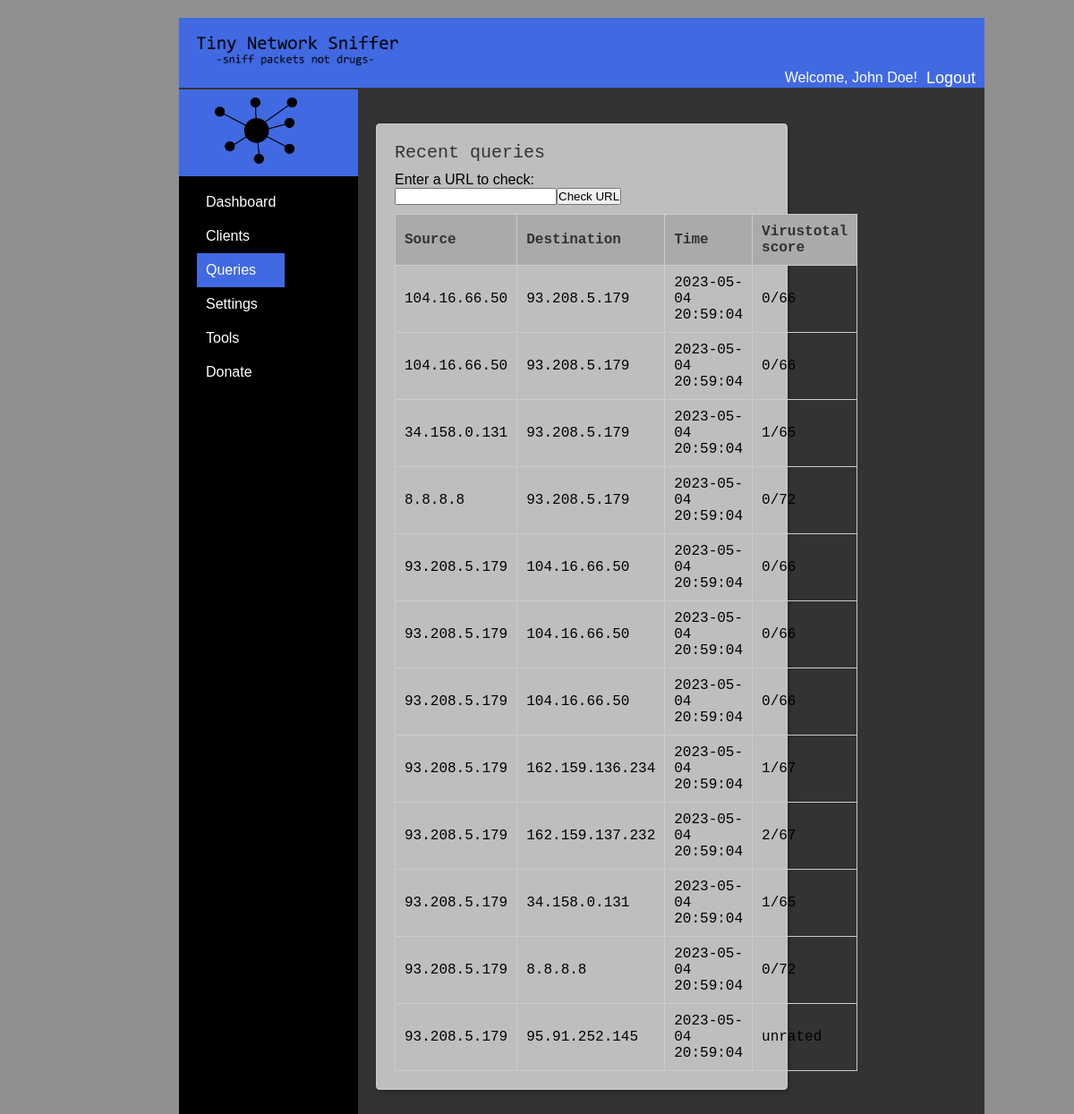
The page /queries (signed in) on the database as committed earlier.
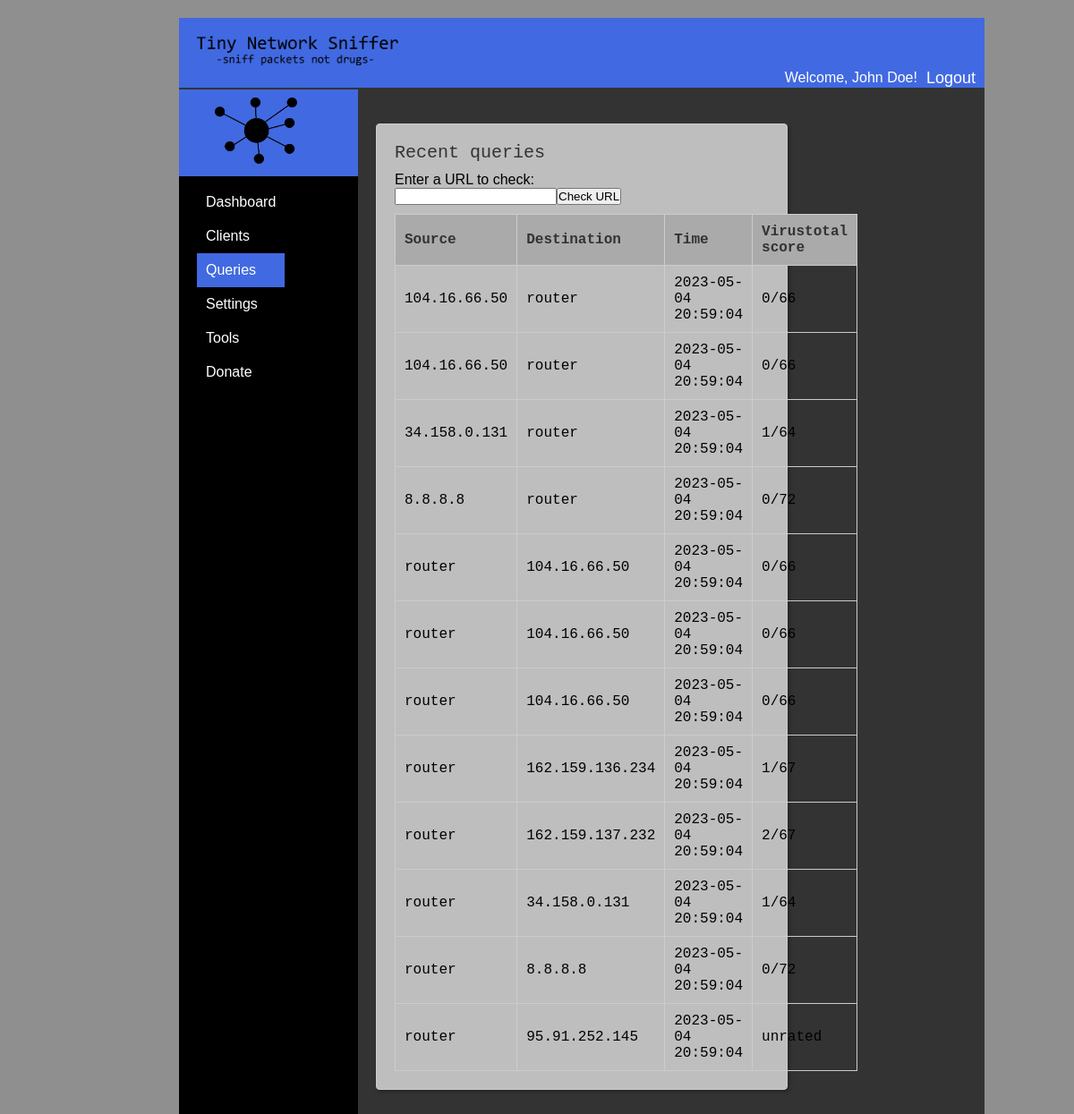
The same page on the database as committed later.
### tables this page shows
CREATE TABLE dns_queries
    (id INTEGER PRIMARY KEY AUTOINCREMENT,
     timestamp TEXT,
     source_ip TEXT,
     destination_ip TEXT,
     protocol TEXT,
     dns_query TEXT,
     vt_score TEXT,
     vt_lastcheck TEXT);

### flask_webserver.py (the view)
@app.route("/queries")
def queries():
    if "username" in session:
        conn = sqlite3.connect("database.db")
        c = conn.cursor()
        c.execute(
            "SELECT source_ip, destination_ip, timestamp, vt_score FROM dns_queries LIMIT 20"
        )
        rows = c.fetchall()
        print(rows)
        conn.close()
        return render_template("queries.html", rows=rows)
    else:
        return redirect(url_for("login"))

### templates/queries.html (shortened to what this page needs)
<!DOCTYPE html>
<html>
<head>
	<link rel="stylesheet" type="text/css" href="../static/css/home.css">
</head>
<body>
	<div class="container">
		<div class="sidebar">
			<div class="logo">
				<img src="../static/img/Logoohnetext.png" class="logo">
			</div>
			<ul>
				<li><a href="home">Dashboard</a></li>
				<li><a href="clients">Clients</a></li>
				<li class="active"><a href="#">Queries</a></li>
				<li><a href="settings">Settings</a></li>
				<li><a href="#">Tools</a></li>
				<li><a href="#">Donate</a></li>
			</ul>
		</div>
		<div class="header">
			<img src="../static/img/textonly.png" width=25% >
			<div class="user-info">
				<p>Welcome, John Doe!</p>
				<a class="loggoutbtn" onclick="logout()">Logout</a>
			</div>
		</div>
		<div class="main-content">
			<div class="dashboard">
				<div class="dashboard-item">
					<h2>Recent queries</h2>
					<table>
						<thead>
							<tr>
								<th>Source</th>
								<th>Destination</th>
								<th>Time</th>
								<th>Virustotal score</th>
							</tr>
						</thead>
						<tbody>
							{% for row in rows %}
							<tr>
								<td>{{ row[0] }}</td>
								<td>{{ row[1] }}</td>
								<td>{{ row[2] }}</td>
								<td>{{ row[3] }}</td>
							</tr>
							{% endfor %}
							    <p>Enter a URL to check:</p>
								<input type="text" id="url-input">
								<button id="check-button">Check URL</button>
						</tbody>
					</table>
				</div>
			</div>
		</div>
	</div>
</body>
</html>

### static/css/home.css (style rules this page uses)
* { box-sizing: border-box; margin: 0; padding: 0; }
body { font-family: Arial, sans-serif; background-color: #1d1d1d7e; }
.loggoutbtn { font-size: 18px; border: none; color: white; background-color: #4169E1; cursor:pointer; }
.sidebar { background-color: #000000; color: #fff; height: 100%; position: fixed; top: 0; width: 200px; padding-left: 20px; display: flex; flex-direction: column; align-items: flex-start; justify-content: flex-start; top: 100px; left: 200px; }
.sidebar li { padding: 10px; }
.logo { margin-left: -20px; margin-bottom: 10px; text-align: center; background-color: #4169E1; }
.logo img { width: 50%; display: inline-block; }
ul { list-style: none; margin: 0; padding: 0; }
li { padding: 10px 20px; }
li.active { background-color: #4169E1; }
a { color: #fff; text-decoration: none; }
.main-content { padding-top: 200px; margin-left: 200px; padding: 20px; background-color: #333; margin-right: 100px; }
.header { background-color: #4169E1; color: #fff; padding: 0px; flex-grow: 1; margin-top: 20px; margin-left: 200px; margin-right: 100px; }
.header img { margin-left: 20px; margin-top: 20px; }
.user-info { display: flex; align-items: center; justify-content: flex-end; background-color: #4169E1; }
.user-info p { margin-right: 10px; }
.user-info a { margin-right: 10px; }
.dashboard { justify-content: space-between; display: flex; flex-wrap: wrap; margin-top: 20px; gap: 20px; padding-left: 200px; padding-right: 200px; }
.dashboard-item { flex: 1 1 300px; background-color: #bebebe; border: 1px solid #ccc; border-radius: 4px; box-shadow: 2px 2px 4px rgba(0, 0, 0, 0.3); margin-bottom: 20px; padding: 20px; width: calc(50% - 10px); }
.dashboard-item h2 { font-family: "Consolas", monospace; font-size: 20px; font-weight: normal; margin-bottom: 10px; color: #333; }
.dashboard-item table { border-collapse: collapse; margin-top: 10px; width: 100%; }
.dashboard-item table th, .dashboard-item table td { font-family: "Consolas", monospace; border: 1px solid #ccc; padding: 10px; text-align: left; }
.dashboard-item table th { background-color: rgb(170, 170, 170); color: #333; }

Rows that differ between the two databases and show on the page:
removed dns_queries: source_ip "104.16.66.50", destination_ip "93.208.5.179", timestamp "2023-05-04 20:59:04", vt_score "0/66"
removed dns_queries: source_ip "104.16.66.50", destination_ip "93.208.5.179", timestamp "2023-05-04 20:59:04", vt_score "0/66"
removed dns_queries: source_ip "34.158.0.131", destination_ip "93.208.5.179", timestamp "2023-05-04 20:59:04", vt_score "1/65"
removed dns_queries: source_ip "8.8.8.8", destination_ip "93.208.5.179", timestamp "2023-05-04 20:59:04", vt_score "0/72"
removed dns_queries: source_ip "93.208.5.179", destination_ip "104.16.66.50", timestamp "2023-05-04 20:59:04", vt_score "0/66"
removed dns_queries: source_ip "93.208.5.179", destination_ip "104.16.66.50", timestamp "2023-05-04 20:59:04", vt_score "0/66"
removed dns_queries: source_ip "93.208.5.179", destination_ip "104.16.66.50", timestamp "2023-05-04 20:59:04", vt_score "0/66"
removed dns_queries: source_ip "93.208.5.179", destination_ip "162.159.136.234", timestamp "2023-05-04 20:59:04", vt_score "1/67"
removed dns_queries: source_ip "93.208.5.179", destination_ip "162.159.137.232", timestamp "2023-05-04 20:59:04", vt_score "2/67"
removed dns_queries: source_ip "93.208.5.179", destination_ip "34.158.0.131", timestamp "2023-05-04 20:59:04", vt_score "1/65"
removed dns_queries: source_ip "93.208.5.179", destination_ip "8.8.8.8", timestamp "2023-05-04 20:59:04", vt_score "0/72"
removed dns_queries: source_ip "93.208.5.179", destination_ip "95.91.252.145", timestamp "2023-05-04 20:59:04", vt_score "unrated"
added dns_queries: source_ip "104.16.66.50", destination_ip "router", timestamp "2023-05-04 20:59:04", vt_score "0/66"
added dns_queries: source_ip "104.16.66.50", destination_ip "router", timestamp "2023-05-04 20:59:04", vt_score "0/66"
added dns_queries: source_ip "34.158.0.131", destination_ip "router", timestamp "2023-05-04 20:59:04", vt_score "1/64"
added dns_queries: source_ip "8.8.8.8", destination_ip "router", timestamp "2023-05-04 20:59:04", vt_score "0/72"
added dns_queries: source_ip "router", destination_ip "104.16.66.50", timestamp "2023-05-04 20:59:04", vt_score "0/66"
added dns_queries: source_ip "router", destination_ip "104.16.66.50", timestamp "2023-05-04 20:59:04", vt_score "0/66"
added dns_queries: source_ip "router", destination_ip "104.16.66.50", timestamp "2023-05-04 20:59:04", vt_score "0/66"
added dns_queries: source_ip "router", destination_ip "162.159.136.234", timestamp "2023-05-04 20:59:04", vt_score "1/67"
added dns_queries: source_ip "router", destination_ip "162.159.137.232", timestamp "2023-05-04 20:59:04", vt_score "2/67"
added dns_queries: source_ip "router", destination_ip "34.158.0.131", timestamp "2023-05-04 20:59:04", vt_score "1/64"
added dns_queries: source_ip "router", destination_ip "8.8.8.8", timestamp "2023-05-04 20:59:04", vt_score "0/72"
added dns_queries: source_ip "router", destination_ip "95.91.252.145", timestamp "2023-05-04 20:59:04", vt_score "unrated"
